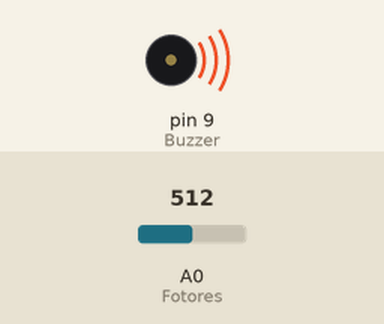
A sketch run on a simulated Arduino Uno, built with avr-gcc and run on an emulated ATmega328P. Parts: buzzer (waves = sounding). The test bench sets the inputs (shaded band); at power-on: A0 (Fotores) = 512.

Above: at 0.1 s.
Timing chart, 0 to 1.6 s (numbered marks = the images above):
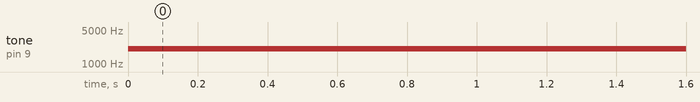

Measured:
- by itself, tone on pin 9 (Buzzer): silent → 2036 Hz at 0.00 s

The sketch:

4_Buzzer_1.ino
```cpp
int Buzzer=9;
int Fotores=0;
int Nota;

void setup() {
  pinMode(Buzzer, OUTPUT);
 }

void loop() {
  Nota=3*(analogRead(Fotores))+500;
  tone(Buzzer,Nota);
  delay(10);
}
```
